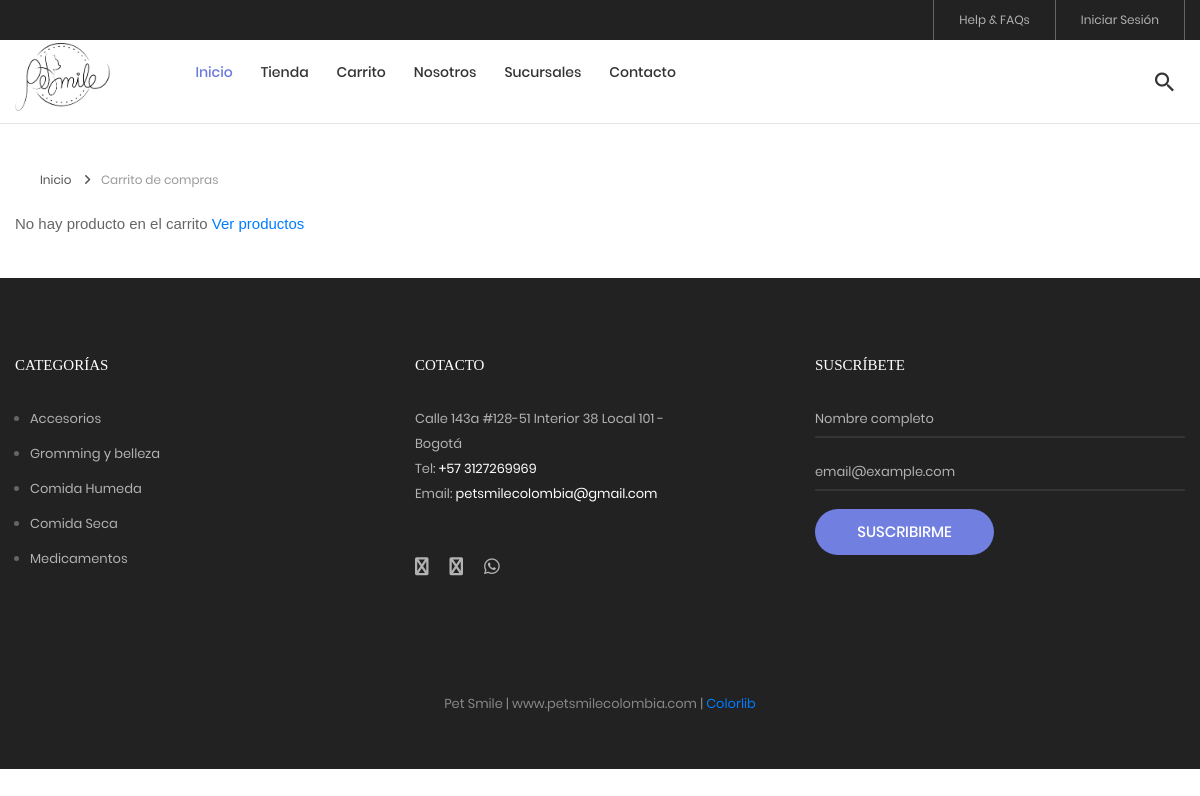
/carrito, run on the app's committed database.
### tables this page shows
CREATE TABLE `categoria` (
  `idcategoria` bigint(20) NOT NULL,
  `nombre` varchar(255) NOT NULL,
  `descripcion` text NOT NULL,
  `portada` varchar(100) NOT NULL,
  `datecreated` datetime NOT NULL DEFAULT current_timestamp(),
  `ruta` varchar(255) NOT NULL,
  `status` int(11) NOT NULL DEFAULT 1
);

### Helpers/Helpers.php (called while the page is built, shortened)
<?php
	function base_url()
	{
		return BASE_URL;
	}
    function footerTienda($data="")
    {
        $view_footer = "Views/Template/footer_tienda.php";
        require_once ($view_footer);
    }
    function getCatFooter(){
        require_once ("Models/CategoriasModel.php");
        $objCategoria = new CategoriasModel();
        $request = $objCategoria->getCategoriasFooter();
        return $request;
    }
    function getInfoPage(int $idpagina){
        require_once("Libraries/Core/Mysql.php");
        $con = new Mysql();
        $sql = "SELECT * FROM post WHERE idpost = $idpagina";
        $request = $con->select($sql);
        return $request;
    }
 ?>

### Libraries/Core/Views.php (called while the page is built)
<?php
	class Views
	{
		function getView($controller,$view,$data="")
		{
			$controller = get_class($controller);
			if($controller == "Home"){
				$view = "Views/".$view.".php";
			}else{
				$view = "Views/".$controller."/".$view.".php";
			}
			require_once ($view);
		}
	}
 ?>

### Controllers/Carrito.php (called while the page is built, shortened)
<?php
	class Carrito extends Controllers{
		public function carrito()
		{
			$data['page_tag'] = NOMBRE_EMPESA.' - Carrito';
			$data['page_title'] = 'Carrito de compras';
			$data['page_name'] = "carrito";
			$this->views->getView($this,"carrito",$data);
		}
	}
 ?>

### index.php (called while the page is built, shortened)
<?php
	require_once("Helpers/Helpers.php");
	require_once("Libraries/Core/Load.php");
 ?>

### Libraries/Core/Conexion.php (called while the page is built)
<?php
class Conexion{
	private $conect;
	public function __construct(){
		$connectionString = "mysql:host=".DB_HOST.";dbname=".DB_NAME.";charset=".DB_CHARSET;
		try{
			$this->conect = new PDO($connectionString, DB_USER, DB_PASSWORD);
			$this->conect->setAttribute(PDO::ATTR_ERRMODE, PDO::ERRMODE_EXCEPTION);
		}catch(PDOException $e){
			$this->conect = 'Error de conexión';
		    echo "ERROR: " . $e->getMessage();
		}
	}
	public function conect(){
		return $this->conect;
	}
}
?>

### Libraries/Core/Mysql.php (called while the page is built, shortened)
<?php
	class Mysql extends Conexion
	{
		private $conexion;
		function __construct()
		{
			$this->conexion = new Conexion();
			$this->conexion = $this->conexion->conect();
		}
		public function select_all(string $query)
		{
			$this->strquery = $query;
        	$result = $this->conexion->prepare($this->strquery);
			$result->execute();
        	$data = $result->fetchall(PDO::FETCH_ASSOC);
        	return $data;
		}
	}
 ?>

### Models/CategoriasModel.php (called while the page is built, shortened)
<?php
	class CategoriasModel extends Mysql
	{
		public function getCategoriasFooter(){
			$sql = "SELECT idcategoria, nombre, descripcion, portada, ruta
					FROM categoria WHERE  status = 1 AND idcategoria IN (".CAT_FOOTER.")";
			$request = $this->select_all($sql);
			if(count($request) > 0){
				for ($c=0; $c < count($request) ; $c++) {
					$request[$c]['portada'] = BASE_URL.'/Assets/images/uploads/'.$request[$c]['portada'];
				}
			}
			return $request;
		}
	}
 ?>

### Views/Template/footer_tienda.php (the view, shortened to what this page needs)
	<?php
		$catFotter = getCatFooter();
	 ?>
	<footer class="bg3 p-t-75 p-b-32">
		<div class="container">
			<div class="row">
				<div class="col-sm-6 col-lg-4 p-b-50">
					<h4 class="stext-301 cl0 p-b-30">
						Categorías
					</h4>
					<?php if(count($catFotter) > 0){ ?>
					<ul>
						<?php foreach ($catFotter as $cat) { ?>
						<li class="p-b-10">
							<a href="<?= base_url() ?>/tienda/categoria/<?= $cat['idcategoria'].'/'.$cat['ruta'] ?>" class="stext-107 cl7 hov-cl1 trans-04">
								<?= $cat['nombre'] ?>
							</a>
						</li>
						<?php } ?>
					</ul>
					<?php } ?>
				</div>
				<div class="col-sm-6 col-lg-4 p-b-50">
					<h4 class="stext-301 cl0 p-b-30">
						Cotacto
					</h4>
					<p class="stext-107 cl7 size-201">
						<?= DIRECCION ?> <br>
						Tel: <a class="linkFooter" href="tel:<?= TELEMPRESA ?>"><?= TELEMPRESA ?></a><br>
						Email: <a class="linkFooter" href="mailto:<?= EMAIL_EMPRESA ?>"><?= EMAIL_EMPRESA ?></a>
					</p>
					<div class="p-t-27">
						<a href="<?= FACEBOOK ?>" target="_blanck" class="fs-18 cl7 hov-cl1 trans-04 m-r-16">
							<i class="fa fa-facebook"></i>
						</a>
						<a href="<?= INSTAGRAM ?>" target="_blanck"  class="fs-18 cl7 hov-cl1 trans-04 m-r-16">
							<i class="fa fa-instagram"></i>
						</a>
						<a href="https://wa.me/<?= WHATSAPP ?>" target="_blanck"  class="fs-18 cl7 hov-cl1 trans-04 m-r-16">
							<i class="fab fa-whatsapp"></i>
						</a>
					</div>
				</div>
				<div class="col-sm-6 col-lg-4 p-b-50">
					<h4 class="stext-301 cl0 p-b-30">
						Suscríbete
					</h4>
					<form id="frmSuscripcion" name="frmSuscripcion">
						<div class="wrap-input1 w-full p-b-4">
							<input class="input1 bg-none plh1 stext-107 cl7" type="text" id="nombreSuscripcion" name="nombreSuscripcion" placeholder="Nombre completo" required>
						</div>
						<br>
						<div class="wrap-input1 w-full p-b-4">
							<input class="input1 bg-none plh1 stext-107 cl7" type="email" id="emailSuscripcion" name="emailSuscripcion" placeholder="email@example.com" required >
						</div>
						<div class="p-t-18">
							<button class="flex-c-m stext-101 cl0 size-103 bg1 bor1 hov-btn2 p-lr-15 trans-04">
								Suscribirme
							</button>
						</div>
					</form>
				</div>
			</div>
			<div class="p-t-40">
				<p class="stext-107 cl6 txt-center">
					<?= NOMBRE_EMPESA; ?> | <?= WEB_EMPRESA; ?> | <a href="https://colorlib.com" target="_blank">Colorlib</a>
				</p>
			</div>
		</div>
	</footer>
</body>
</html>

### Assets/tienda/css/main.css (style rules this page uses)
.container { max-width: 1380px; }
@media (max-width: 1600px) { .container { max-width: 1200px; } }
.container p { margin-bottom: 20px; }
.container ul, .container ol { margin-left: 15px; margin-bottom: 20px; }
.container ul, .container ul li { list-style: initial; }
.cl0 { color: #fff; }
.cl6 { color: #888; }
.cl7 { color: #b2b2b2; }
.stext-101 { font-family: Poppins-Medium; font-size: 15px; line-height: 1.466667; text-transform: uppercase; }
.stext-107 { font-family: Poppins-Regular; font-size: 13px; line-height: 1.923; }
.stext-301 { font-family: Montserrat-Bold; font-size: 15px; line-height: 1.6; text-transform: uppercase; }
.size-103 { min-width: 179px; height: 46px; }
.size-201 { max-width: 270px; }
.bg-none { background-color: transparent; }
.bg1 { background-color: #717fe0; }
.bg3 { background-color: #222; }
.bor1 { border-radius: 23px; }
.wrap-input1 { position: relative; border-bottom: 2px solid rgba(204,204,204, 0.1); }
.input1 { background-color: transparent; width: 100%; }
.linkFooter { color: #FFF !important; }

### data on the page
categoria: nombre "Accesorios"
categoria: nombre "Gromming y belleza"
categoria: nombre "Comida Humeda"
categoria: nombre "Comida Seca"
categoria: nombre "Medicamentos"

### other printed values
$data['page_title'] "Carrito de compras"
DIRECCION "Calle 143a #128-51 Interior 38 Local 101 - Bogotá"
TELEMPRESA "+57 3127269969"
EMAIL_EMPRESA "petsmilecolombia@gmail.com"
NOMBRE_EMPESA "Pet Smile"
WEB_EMPRESA "www.petsmilecolombia.com"
